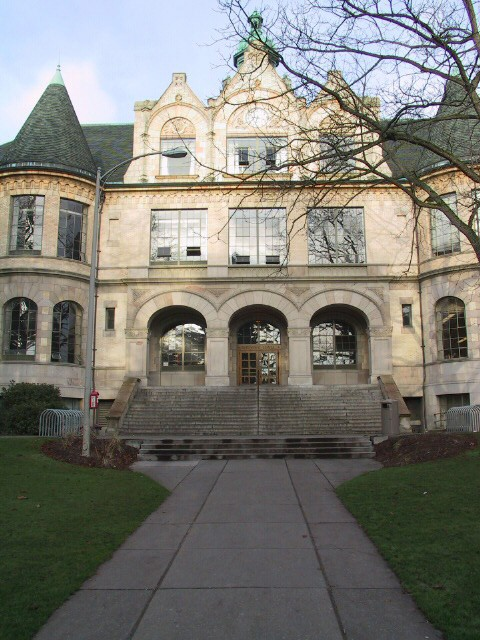
#> input picture hw2/test data/denny/denny00.jpg, 480 x 640 px, given as the content of the folder test data/parrington, which was not available
$ jupyter execute cylindrical_warping.ipynb   (shell and % lines are left out)
#> lines starting #> are read from the running program, lines starting #| are printed output that depends on the picture
#> further down, img is the input picture: shape (640, 480, 3); mean B, G, R 115.9, 123.2, 124.3
[cell 1]
import os
import cv2
import numpy as np
import matplotlib.pyplot as plt
test_dirs = ['denny', 'grail', 'parrington']
test_fname = ['denny', 'grail', 'prtn']
TEST_DATA = 2
data_dir = 'test data/%s'%test_dirs[TEST_DATA]
f = 700

[cell 2]
def cylindrical_warp(img, f):
#> called with f = 700
    warp_img = np.zeros(img.shape, dtype=np.uint8)
    height, width = img.shape[0], img.shape[1]
#> height = 640; width = 480
    center_x, center_y = width//2, height//2
#> center_x = 240; center_y = 320

    for warp_y in range(img.shape[0]):
        for warp_x in range(img.shape[1]):
            x = np.tan((warp_x-center_x) / f) * f
            y = (warp_y-center_y) * ((x**2 + f**2)**(0.5)) / f
            x += center_x
            y += center_y
            if x < 0 or x >= width or y < 0 or y >= height:
                continue
            warp_img[warp_y, warp_x] = img[int(y), int(x)]
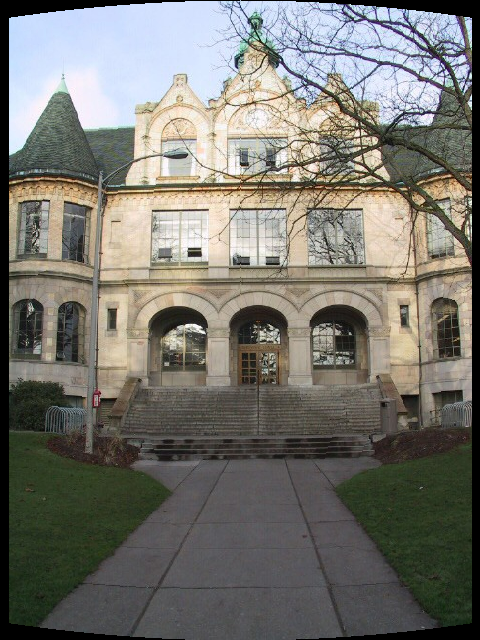
#> warp_img: shape (640, 480, 3); mean B, G, R 110.5, 117.3, 118.5

    return warp_img

[cell 3]
for name in os.listdir(data_dir):
    if not os.path.exists('%s/warp'%data_dir):
        os.makedirs('%s/warp'%data_dir)
    if '.jpg' in name and 'pano' not in name:
        img = cv2.imread('%s/%s'%(data_dir, name))
        warp_img = cylindrical_warp(img, f)
        cv2.imwrite('%s/warp/%s'%(data_dir, name), warp_img)
# [4 lines of commented-out code are left out]


$ run again, on hw2/test data/denny/denny04.jpg
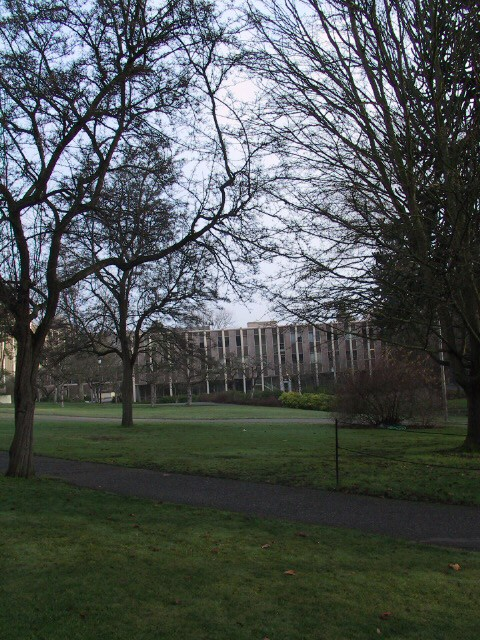
#> input picture hw2/test data/denny/denny04.jpg, 480 x 640 px, given as the content of the folder test data/parrington, which was not available
#> img is the input picture: shape (640, 480, 3); mean B, G, R 83.3, 84.5, 78.4
#> after the loop in cylindrical_warp, `for warp_y in range(img.shape[0]):`:
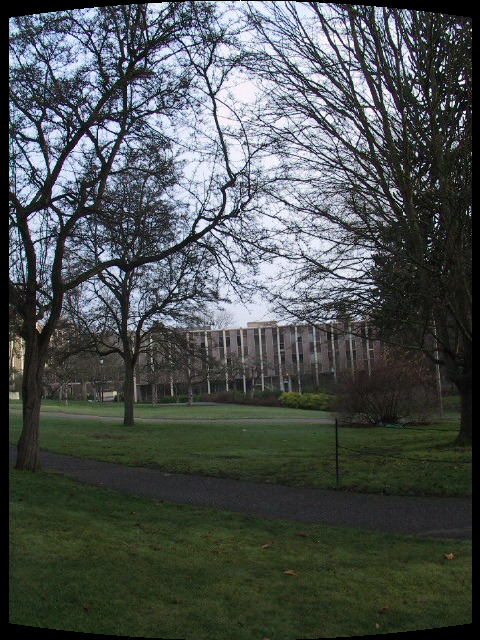
#> warp_img: shape (640, 480, 3); mean B, G, R 79.8, 80.9, 75

$ run again, on hw2/test data/denny/denny05.jpg
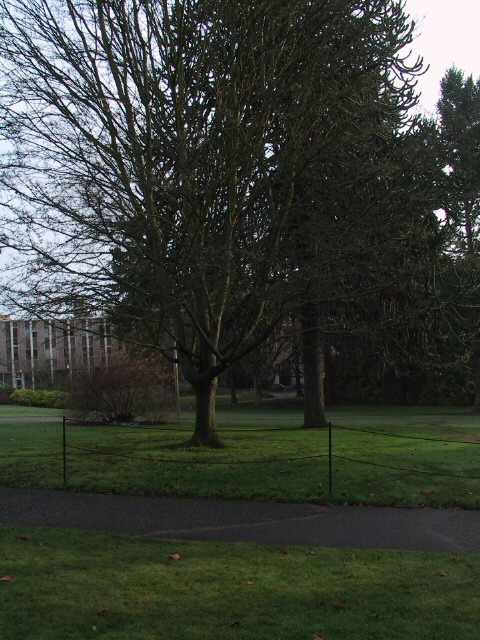
#> input picture hw2/test data/denny/denny05.jpg, 480 x 640 px, given as the content of the folder test data/parrington, which was not available
#> img is the input picture: shape (640, 480, 3); mean B, G, R 56, 63.5, 59
#> after the loop in cylindrical_warp, `for warp_y in range(img.shape[0]):`:
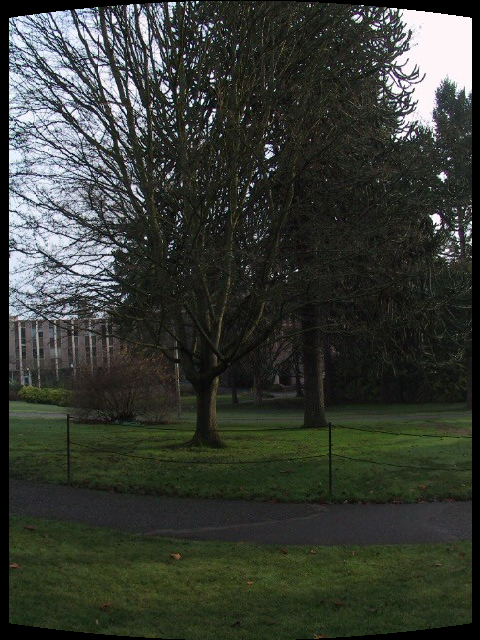
#> warp_img: shape (640, 480, 3); mean B, G, R 52, 59.2, 55

$ run again, on hw2/test data/denny/denny06.jpg
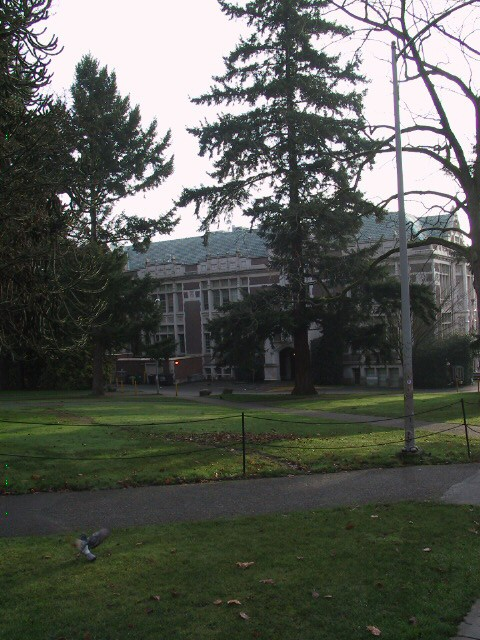
#> input picture hw2/test data/denny/denny06.jpg, 480 x 640 px, given as the content of the folder test data/parrington, which was not available
#> img is the input picture: shape (640, 480, 3); mean B, G, R 83.9, 90.9, 87.6
#> after the loop in cylindrical_warp, `for warp_y in range(img.shape[0]):`:
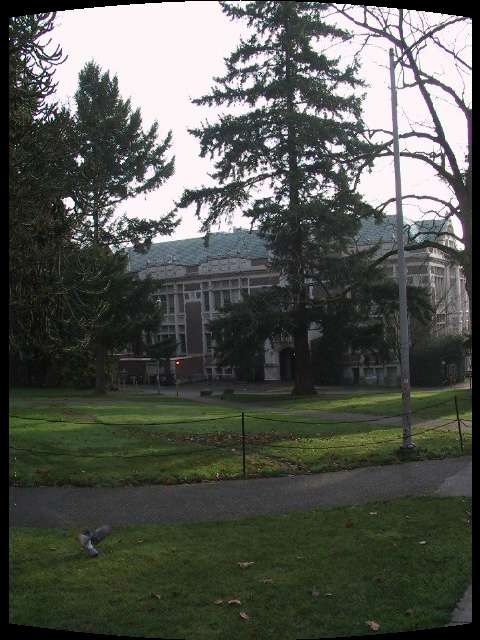
#> warp_img: shape (640, 480, 3); mean B, G, R 79.7, 86.2, 83.1
